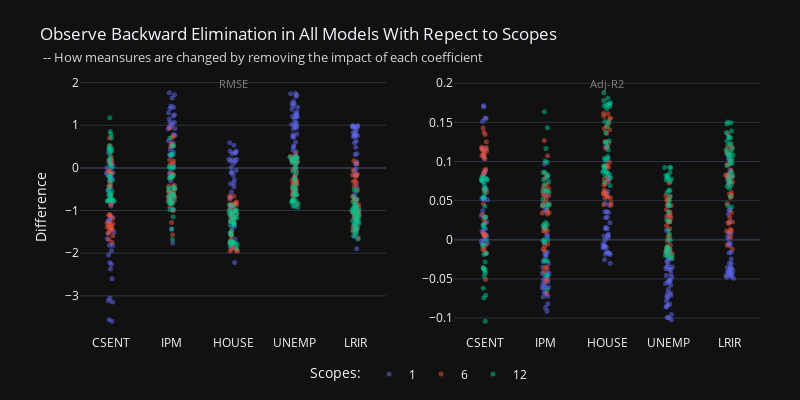

Here is the notebook cell this chart was saved with:
### Code cell
f2.show()

### Figure 1 — Plotly figure (JSON) as saved in the notebook; plotly's stock layout.template omitted (floating-point values rounded to 4 significant figures; data arrays with more than 128 entries replaced by an {"elided": "..."} marker saying what was removed)
{"data": [{"alignmentgroup": "True", "boxpoints": "all", "fillcolor": "rgba(255,255,255,0)", "hoveron": "points", "hovertemplate": "sc=1<br>theta=%{x}<br>diff=%{y}<extra></extra>", "legendgroup": "1", "line": {"color": "rgba(255,255,255,0)"}, "marker": {"color": "#636efa", "opacity": 0.5, "size": 5}, "name": "1", "offsetgroup": "1", "orientation": "v", "pointpos": 0, "showlegend": true, "type": "box", "x": {"elided": "180 str values"}, "x0": " ", "xaxis": "x", "y": {"elided": "180 float values"}, "y0": " ", "yaxis": "y"}, {"alignmentgroup": "True", "boxpoints": "all", "fillcolor": "rgba(255,255,255,0)", "hoveron": "points", "hovertemplate": "sc=1<br>theta=%{x}<br>diff=%{y}<extra></extra>", "legendgroup": "1", "line": {"color": "rgba(255,255,255,0)"}, "marker": {"color": "#636efa", "opacity": 0.5, "size": 5}, "name": "1", "offsetgroup": "1", "orientation": "v", "pointpos": 0, "showlegend": false, "type": "box", "x": {"elided": "180 str values"}, "x0": " ", "xaxis": "x2", "y": {"elided": "180 float values"}, "y0": " ", "yaxis": "y2"}, {"alignmentgroup": "True", "boxpoints": "all", "fillcolor": "rgba(255,255,255,0)", "hoveron": "points", "hovertemplate": "sc=6<br>theta=%{x}<br>diff=%{y}<extra></extra>", "legendgroup": "6", "line": {"color": "rgba(255,255,255,0)"}, "marker": {"color": "#EF553B", "opacity": 0.5, "size": 5}, "name": "6", "offsetgroup": "6", "orientation": "v", "pointpos": 0, "showlegend": true, "type": "box", "x": {"elided": "180 str values"}, "x0": " ", "xaxis": "x", "y": {"elided": "180 float values"}, "y0": " ", "yaxis": "y"}, {"alignmentgroup": "True", "boxpoints": "all", "fillcolor": "rgba(255,255,255,0)", "hoveron": "points", "hovertemplate": "sc=6<br>theta=%{x}<br>diff=%{y}<extra></extra>", "legendgroup": "6", "line": {"color": "rgba(255,255,255,0)"}, "marker": {"color": "#EF553B", "opacity": 0.5, "size": 5}, "name": "6", "offsetgroup": "6", "orientation": "v", "pointpos": 0, "showlegend": false, "type": "box", "x": {"elided": "180 str values"}, "x0": " ", "xaxis": "x2", "y": {"elided": "180 float values"}, "y0": " ", "yaxis": "y2"}, {"alignmentgroup": "True", "boxpoints": "all", "fillcolor": "rgba(255,255,255,0)", "hoveron": "points", "hovertemplate": "sc=12<br>theta=%{x}<br>diff=%{y}<extra></extra>", "legendgroup": "12", "line": {"color": "rgba(255,255,255,0)"}, "marker": {"color": "#00cc96", "opacity": 0.5, "size": 5}, "name": "12", "offsetgroup": "12", "orientation": "v", "pointpos": 0, "showlegend": true, "type": "box", "x": {"elided": "180 str values"}, "x0": " ", "xaxis": "x", "y": {"elided": "180 float values"}, "y0": " ", "yaxis": "y"}, {"alignmentgroup": "True", "boxpoints": "all", "fillcolor": "rgba(255,255,255,0)", "hoveron": "points", "hovertemplate": "sc=12<br>theta=%{x}<br>diff=%{y}<extra></extra>", "legendgroup": "12", "line": {"color": "rgba(255,255,255,0)"}, "marker": {"color": "#00cc96", "opacity": 0.5, "size": 5}, "name": "12", "offsetgroup": "12", "orientation": "v", "pointpos": 0, "showlegend": false, "type": "box", "x": {"elided": "180 str values"}, "x0": " ", "xaxis": "x2", "y": {"elided": "180 float values"}, "y0": " ", "yaxis": "y2"}], "layout": {"annotations": [{"font": {"color": "grey", "size": 11}, "showarrow": false, "text": "RMSE", "x": 0.225, "xanchor": "center", "xref": "paper", "y": 0.95, "yanchor": "bottom", "yref": "paper"}, {"font": {"color": "grey", "size": 11}, "showarrow": false, "text": "Adj-R2", "x": 0.775, "xanchor": "center", "xref": "paper", "y": 0.95, "yanchor": "bottom", "yref": "paper"}], "height": 400, "legend": {"orientation": "h", "title": {"text": "Scopes:"}, "x": 0.5, "xanchor": "center", "y": -0.1, "yanchor": "top"}, "margin": {"b": 60, "l": 80, "r": 40, "t": 80}, "title": {"text": "Observe Backward Elimination in All Models With Repect to Scopes<br><span style=\"font-size: 12.5px; color: lightgrey;\"> -- How meansures are changed by removing the impact of each coefficient</span>"}, "width": 800, "xaxis": {"anchor": "y", "domain": [0, 0.45]}, "xaxis2": {"anchor": "y2", "domain": [0.55, 1]}, "yaxis": {"anchor": "x", "domain": [0, 1], "title": {"text": "Difference"}}, "yaxis2": {"anchor": "x2", "domain": [0, 1]}}}
